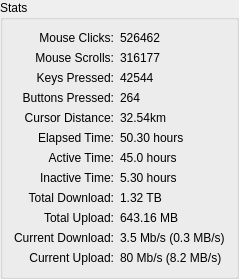
               <widget class="QGroupBox" name="groupBox_9">
                <property name="title">
                 <string>Stats</string>
                </property>
                <layout class="QGridLayout" name="gridLayout_3">
                 <item row="1" column="0">
                  <widget class="QLabel" name="label_9">
                   <property name="text">
                    <string>Mouse Scrolls:</string>
                   </property>
                   <property name="alignment">
                    <set>Qt::AlignmentFlag::AlignRight|Qt::AlignmentFlag::AlignTrailing|Qt::AlignmentFlag::AlignVCenter</set>
                   </property>
                  </widget>
                 </item>
                 <item row="5" column="0">
                  <widget class="QLabel" name="label_11">
                   <property name="text">
                    <string>Elapsed Time:</string>
                   </property>
                   <property name="alignment">
                    <set>Qt::AlignmentFlag::AlignRight|Qt::AlignmentFlag::AlignTrailing|Qt::AlignmentFlag::AlignVCenter</set>
                   </property>
                  </widget>
                 </item>
                 <item row="6" column="1">
                  <widget class="QLabel" name="stat_active">
                   <property name="text">
                    <string>45.0 hours</string>
                   </property>
                  </widget>
                 </item>
                 <item row="9" column="0">
                  <widget class="QLabel" name="label_8">
                   <property name="text">
                    <string>Total Upload:</string>
                   </property>
                   <property name="alignment">
                    <set>Qt::AlignmentFlag::AlignRight|Qt::AlignmentFlag::AlignTrailing|Qt::AlignmentFlag::AlignVCenter</set>
                   </property>
                  </widget>
                 </item>
                 <item row="0" column="1">
                  <widget class="QLabel" name="stat_clicks">
                   <property name="text">
                    <string>526462</string>
                   </property>
                  </widget>
                 </item>
                 <item row="1" column="1">
                  <widget class="QLabel" name="stat_scroll">
                   <property name="text">
                    <string>316177</string>
                   </property>
                  </widget>
                 </item>
                 <item row="2" column="0">
                  <widget class="QLabel" name="label_20">
                   <property name="text">
                    <string>Keys Pressed:</string>
                   </property>
                   <property name="alignment">
                    <set>Qt::AlignmentFlag::AlignRight|Qt::AlignmentFlag::AlignTrailing|Qt::AlignmentFlag::AlignVCenter</set>
                   </property>
                  </widget>
                 </item>
                 <item row="6" column="0">
                  <widget class="QLabel" name="label_22">
                   <property name="text">
                    <string>Active Time:</string>
                   </property>
                   <property name="alignment">
                    <set>Qt::AlignmentFlag::AlignRight|Qt::AlignmentFlag::AlignTrailing|Qt::AlignmentFlag::AlignVCenter</set>
                   </property>
                  </widget>
                 </item>
                 <item row="5" column="1">
                  <widget class="QLabel" name="stat_elapsed">
                   <property name="text">
                    <string>50.30 hours</string>
                   </property>
                  </widget>
                 </item>
                 <item row="0" column="0">
                  <widget class="QLabel" name="label_21">
                   <property name="text">
                    <string>Mouse Clicks:</string>
                   </property>
                   <property name="alignment">
                    <set>Qt::AlignmentFlag::AlignRight|Qt::AlignmentFlag::AlignTrailing|Qt::AlignmentFlag::AlignVCenter</set>
                   </property>
                  </widget>
                 </item>
                 <item row="2" column="1">
                  <widget class="QLabel" name="stat_keys">
                   <property name="text">
                    <string>42544</string>
                   </property>
                  </widget>
                 </item>
                 <item row="9" column="1">
                  <widget class="QLabel" name="stat_upload_total">
                   <property name="text">
                    <string>643.16 MB</string>
                   </property>
                  </widget>
                 </item>
                 <item row="7" column="1">
                  <widget class="QLabel" name="stat_inactive">
                   <property name="text">
                    <string>5.30 hours</string>
                   </property>
                  </widget>
                 </item>
                 <item row="8" column="1">
                  <widget class="QLabel" name="stat_download_total">
                   <property name="text">
                    <string>1.32 TB</string>
                   </property>
                  </widget>
                 </item>
                 <item row="3" column="1">
                  <widget class="QLabel" name="stat_buttons">
                   <property name="text">
                    <string>264</string>
                   </property>
                  </widget>
                 </item>
                 <item row="4" column="0">
                  <widget class="QLabel" name="label_19">
                   <property name="text">
                    <string>Cursor Distance:</string>
                   </property>
                   <property name="alignment">
                    <set>Qt::AlignmentFlag::AlignRight|Qt::AlignmentFlag::AlignTrailing|Qt::AlignmentFlag::AlignVCenter</set>
                   </property>
                  </widget>
                 </item>
                 <item row="4" column="1">
                  <widget class="QLabel" name="stat_distance">
                   <property name="text">
                    <string>32.54km</string>
                   </property>
                  </widget>
                 </item>
                 <item row="8" column="0">
                  <widget class="QLabel" name="label_4">
                   <property name="text">
                    <string>Total Download:</string>
                   </property>
                   <property name="alignment">
                    <set>Qt::AlignmentFlag::AlignRight|Qt::AlignmentFlag::AlignTrailing|Qt::AlignmentFlag::AlignVCenter</set>
                   </property>
                  </widget>
                 </item>
                 <item row="10" column="0">
                  <widget class="QLabel" name="label_29">
                   <property name="text">
                    <string>Current Download:</string>
                   </property>
                   <property name="alignment">
                    <set>Qt::AlignmentFlag::AlignRight|Qt::AlignmentFlag::AlignTrailing|Qt::AlignmentFlag::AlignVCenter</set>
                   </property>
                  </widget>
                 </item>
                 <item row="7" column="0">
                  <widget class="QLabel" name="label_23">
                   <property name="text">
                    <string>Inactive Time:</string>
                   </property>
                   <property name="alignment">
                    <set>Qt::AlignmentFlag::AlignRight|Qt::AlignmentFlag::AlignTrailing|Qt::AlignmentFlag::AlignVCenter</set>
                   </property>
                  </widget>
                 </item>
                 <item row="3" column="0">
                  <widget class="QLabel" name="label">
                   <property name="text">
                    <string>Buttons Pressed:</string>
                   </property>
                   <property name="alignment">
                    <set>Qt::AlignmentFlag::AlignRight|Qt::AlignmentFlag::AlignTrailing|Qt::AlignmentFlag::AlignVCenter</set>
                   </property>
                  </widget>
                 </item>
                 <item row="11" column="0">
                  <widget class="QLabel" name="label_30">
                   <property name="text">
                    <string>Current Upload:</string>
                   </property>
                   <property name="alignment">
                    <set>Qt::AlignmentFlag::AlignRight|Qt::AlignmentFlag::AlignTrailing|Qt::AlignmentFlag::AlignVCenter</set>
                   </property>
                  </widget>
                 </item>
                 <item row="10" column="1">
                  <widget class="QLabel" name="stat_download_current">
                   <property name="text">
                    <string>3.5 Mb/s (0.3 MB/s)</string>
                   </property>
                  </widget>
                 </item>
                 <item row="11" column="1">
                  <widget class="QLabel" name="stat_upload_current">
                   <property name="text">
                    <string>80 Mb/s (8.2 MB/s)</string>
                   </property>
                  </widget>
                 </item>
                </layout>
               </widget>
